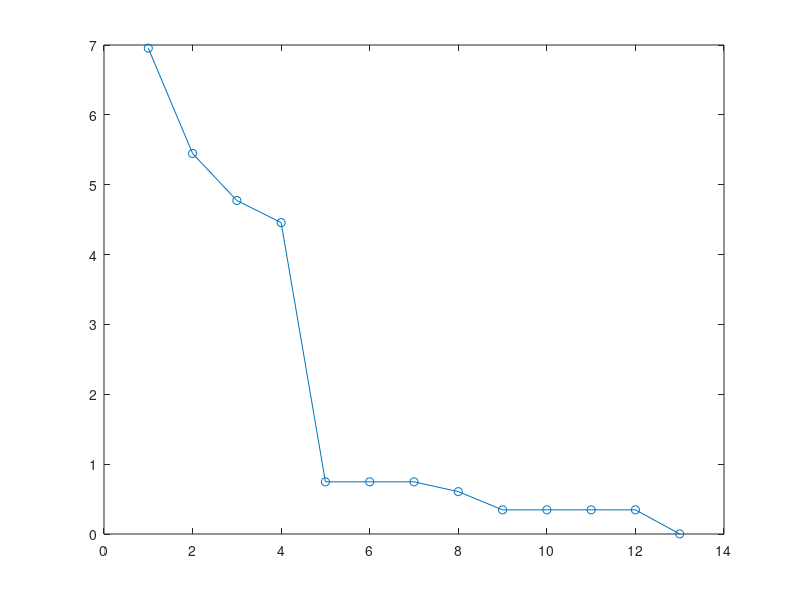

Source code (MATLAB):
w=0.5;
c1=2;
c2=2;
minfs=zeros();

v=unifrnd(-2,2,3,2);
x=unifrnd(-10,10,3,2);
for i=1:3
    f(i)=x(i,1)^2+x(i,2)^2;
end
pBest=x;
[minf,index]=min(f);
gBest=pBest(index,:);
a=1;
minfs(a)=minf;

while(minf>0.01)

    for i=1:3
        for j=1:2
            v(i,j)=w*v(i,j)+c1*rand()*(pBest(i,j)-x(i,j))+c2*rand()*(gBest(j)-x(i,j));
            x(i,j)=x(i,j)+v(i,j);
            if x(i,j)<-10
                x(i,j)=-10;
            end
            if x(i,j)>10
                x(i,j)=10;
            end
        end
    end

    for i=1:3
            f1(i)=x(i,1)^2+x(i,2)^2;
            if f1(i)<f(i)
                f(i)=f1(i);
                pBest(i,:)=x(i,:);
            end
    end
    [minf,index]=min(f);
    gBest=pBest(index,:);
    a=a+1;
    minfs(a)=minf;
    
end

plot(minfs,'o-');